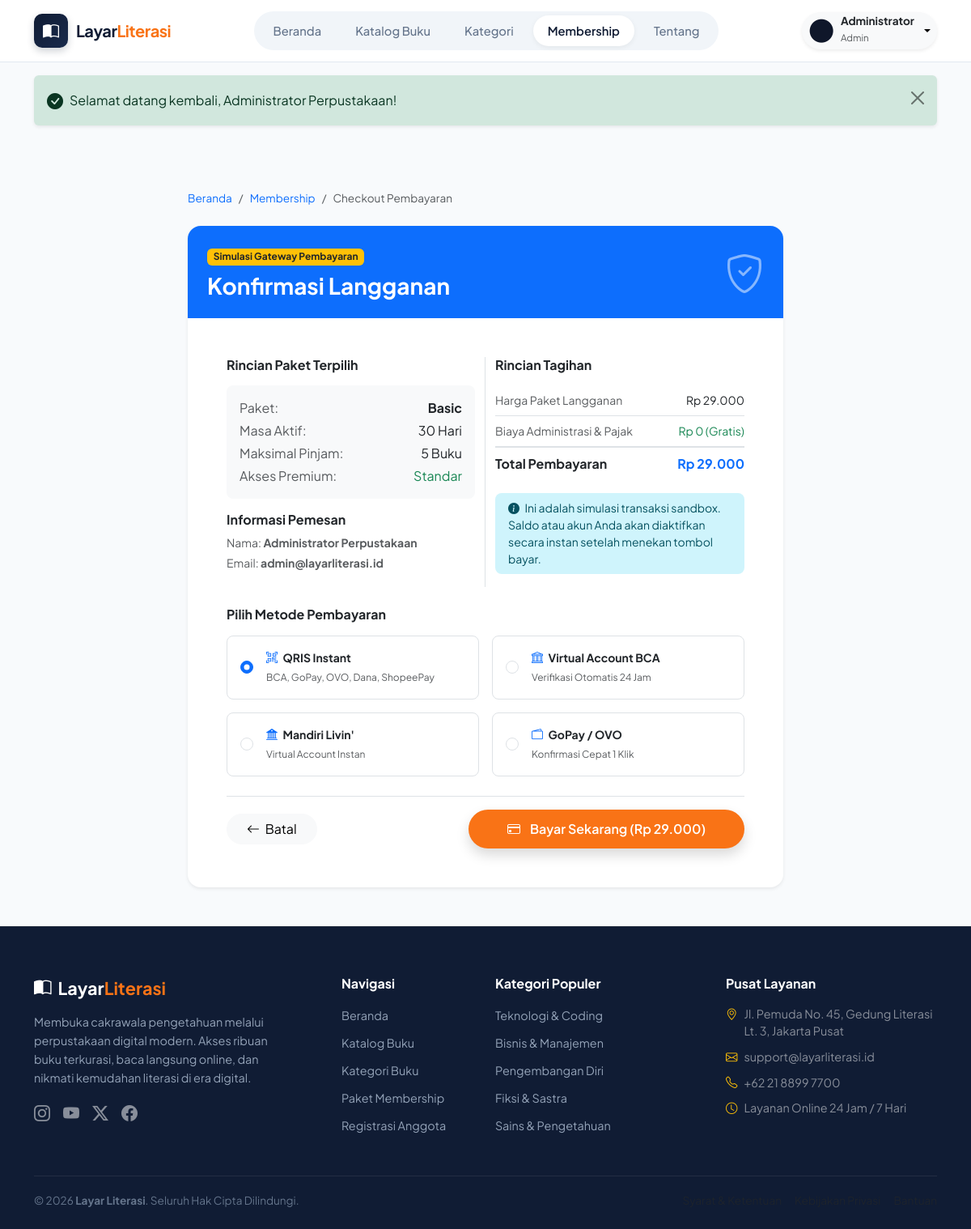
The page /payment.php?membership_id=2 (signed in) on the database its author committed.
### tables this page shows
CREATE TABLE `users` (
  `id` INT AUTO_INCREMENT PRIMARY KEY,
  `name` VARCHAR(100) NOT NULL,
  `email` VARCHAR(100) NOT NULL UNIQUE,
  `password` VARCHAR(255) NOT NULL,
  `role` ENUM('admin', 'member') NOT NULL DEFAULT 'member',
  `avatar` VARCHAR(255) DEFAULT 'default-avatar.png',
  `phone` VARCHAR(20) DEFAULT NULL,
  `membership_id` INT DEFAULT 1,
  `membership_expires_at` DATE DEFAULT NULL,
  `status` ENUM('active', 'suspended') NOT NULL DEFAULT 'active',
  `created_at` TIMESTAMP DEFAULT CURRENT_TIMESTAMP,
  `updated_at` TIMESTAMP DEFAULT CURRENT_TIMESTAMP ON UPDATE CURRENT_TIMESTAMP,
  FOREIGN KEY (`membership_id`) REFERENCES `memberships`(`id`) ON DELETE SET NULL
);

CREATE TABLE `memberships` (
  `id` INT AUTO_INCREMENT PRIMARY KEY,
  `name` VARCHAR(50) NOT NULL,
  `slug` VARCHAR(50) NOT NULL UNIQUE,
  `price` DECIMAL(10,2) NOT NULL DEFAULT 0.00,
  `duration_days` INT NOT NULL DEFAULT 30,
  `max_borrow_days` INT NOT NULL DEFAULT 3,
  `max_borrow_count` INT NOT NULL DEFAULT 2,
  `can_read_premium` TINYINT(1) NOT NULL DEFAULT 0,
  `badge_color` VARCHAR(20) NOT NULL DEFAULT 'secondary',
  `description` TEXT,
  `features` TEXT,
  `created_at` TIMESTAMP DEFAULT CURRENT_TIMESTAMP
);

### includes/auth_middleware.php (called while the page is built, shortened)
<?php
function currentUser(): ?array {
    static $user = null;
    if ($user !== null) {
        return $user;
    }
    $db = getDB();
    $stmt = $db->prepare("
        SELECT u.*, m.name AS membership_name, m.slug AS membership_slug,
               m.max_borrow_count, m.max_borrow_days, m.can_read_premium, m.badge_color
        FROM users u
        LEFT JOIN memberships m ON u.membership_id = m.id
        WHERE u.id = ? AND u.status = 'active'
        LIMIT 1
    ");
    $stmt->execute([$_SESSION['user_id']]);
    $res = $stmt->fetch();
    $user = $res;
    return $user;
}

### includes/helpers.php (called while the page is built, shortened)
<?php
function e(?string $str): string {
    return htmlspecialchars($str ?? '', ENT_QUOTES, 'UTF-8');
}
function formatRupiah($amount): string {
    return 'Rp ' . number_format((float)$amount, 0, ',', '.');
}
function getUserAvatarUrl(?string $avatarName): string {
    if (file_exists(UPLOADS_PATH . '/avatars/' . $avatarName)) {
        return UPLOADS_URL . '/avatars/' . $avatarName;
    }
    return ASSETS_URL . '/images/default-avatar.png';
}

### payment.php (the view, shortened to what this page needs)
<?php
$db = getDB();
$currentUser = currentUser();
$membershipId = isset($_GET['membership_id']) ? (int)$_GET['membership_id'] : 0;
$stmt = $db->prepare("SELECT * FROM memberships WHERE id = ?");
$stmt->execute([$membershipId]);
$membership = $stmt->fetch();
require_once __DIR__ . '/includes/header.php';
?>
<div class="container py-5">
    <div class="row justify-content-center">
        <div class="col-lg-8">
            <nav aria-label="breadcrumb">
                <ol class="breadcrumb mb-4" style="font-size: 0.85rem;">
                    <li class="breadcrumb-item"><a href="<?= BASE_URL ?>/index.php" class="text-decoration-none">Beranda</a></li>
                    <li class="breadcrumb-item"><a href="<?= BASE_URL ?>/membership.php" class="text-decoration-none">Membership</a></li>
                    <li class="breadcrumb-item active" aria-current="page">Checkout Pembayaran</li>
                </ol>
            </nav>
            <div class="card border-0 shadow-sm rounded-4 overflow-hidden">
                <div class="bg-primary text-white p-4">
                    <div class="d-flex justify-content-between align-items-center">
                        <div>
                            <span class="badge bg-warning text-dark mb-2">Simulasi Gateway Pembayaran</span>
                            <h3 class="fw-bold mb-0">Konfirmasi Langganan</h3>
                        </div>
                        <i class="bi bi-shield-check display-5 text-white-50"></i>
                    </div>
                </div>
                <div class="p-4 p-md-5">
                    <div class="row g-4 mb-4">
                        <div class="col-md-6 border-end">
                            <h6 class="fw-bold text-dark mb-3">Rincian Paket Terpilih</h6>
                            <div class="p-3 bg-light rounded-3 mb-3">
                                <div class="d-flex justify-content-between mb-1">
                                    <span class="text-muted">Paket:</span>
                                    <strong class="text-dark"><?= e($membership['name']) ?></strong>
                                </div>
                                <div class="d-flex justify-content-between mb-1">
                                    <span class="text-muted">Masa Aktif:</span>
                                    <span><?= $membership['duration_days'] ?> Hari</span>
                                </div>
                                <div class="d-flex justify-content-between mb-1">
                                    <span class="text-muted">Maksimal Pinjam:</span>
                                    <span><?= $membership['max_borrow_count'] ?> Buku</span>
                                </div>
                                <div class="d-flex justify-content-between">
                                    <span class="text-muted">Akses Premium:</span>
                                    <span class="text-success"><?= $membership['can_read_premium'] ? 'Ya, Tanpa Batas' : 'Standar' ?></span>
                                </div>
                            </div>
                            <h6 class="fw-bold text-dark mb-2">Informasi Pemesan</h6>
                            <p class="small text-muted mb-1">Nama: <strong><?= e($currentUser['name']) ?></strong></p>
                            <p class="small text-muted mb-0">Email: <strong><?= e($currentUser['email']) ?></strong></p>
                        </div>
                        <div class="col-md-6">
                            <h6 class="fw-bold text-dark mb-3">Rincian Tagihan</h6>
                            <ul class="list-group list-group-flush small mb-3">
                                <li class="list-group-item d-flex justify-content-between px-0">
                                    <span class="text-muted">Harga Paket Langganan</span>
                                    <span><?= formatRupiah($membership['price']) ?></span>
                                </li>
                                <li class="list-group-item d-flex justify-content-between px-0">
                                    <span class="text-muted">Biaya Administrasi & Pajak</span>
                                    <span class="text-success">Rp 0 (Gratis)</span>
                                </li>
                                <li class="list-group-item d-flex justify-content-between px-0 fs-6 fw-bold border-top pt-2">
                                    <span>Total Pembayaran</span>
                                    <span class="text-primary"><?= formatRupiah($membership['price']) ?></span>
                                </li>
                            </ul>
                            <div class="alert alert-info py-2 px-3 small border-0 rounded-3">
                                <i class="bi bi-info-circle-fill me-1"></i> Ini adalah simulasi transaksi sandbox. Saldo atau akun Anda akan diaktifkan secara instan setelah menekan tombol bayar.
                            </div>
                        </div>
                    </div>
                    <form action="<?= BASE_URL ?>/payment.php" method="POST">
                        <h6 class="fw-bold text-dark mb-3">Pilih Metode Pembayaran</h6>
                        <div class="row g-3 mb-4">
                            <div class="col-sm-6">
                                <label class="border rounded-3 p-3 d-flex align-items-center gap-3 w-100 cursor-pointer h-100">
                                    <input type="radio" name="payment_method" value="QRIS Instant" checked class="form-check-input mt-0">
                                    <div>
                                        <strong class="d-block text-dark small"><i class="bi bi-qr-code-scan me-1 text-primary"></i> QRIS Instant</strong>
                                        <small class="text-muted" style="font-size: 0.75rem;">BCA, GoPay, OVO, Dana, ShopeePay</small>
                                    </div>
                                </label>
                            </div>
                            <div class="col-sm-6">
                                <label class="border rounded-3 p-3 d-flex align-items-center gap-3 w-100 cursor-pointer h-100">
                                    <input type="radio" name="payment_method" value="Transfer Bank BCA" class="form-check-input mt-0">
                                    <div>
                                        <strong class="d-block text-dark small"><i class="bi bi-bank me-1 text-primary"></i> Virtual Account BCA</strong>
                                        <small class="text-muted" style="font-size: 0.75rem;">Verifikasi Otomatis 24 Jam</small>
                                    </div>
                                </label>
                            </div>
                            <div class="col-sm-6">
                                <label class="border rounded-3 p-3 d-flex align-items-center gap-3 w-100 cursor-pointer h-100">
                                    <input type="radio" name="payment_method" value="Transfer Bank Mandiri" class="form-check-input mt-0">
                                    <div>
                                        <strong class="d-block text-dark small"><i class="bi bi-bank2 me-1 text-primary"></i> Mandiri Livin'</strong>
                                        <small class="text-muted" style="font-size: 0.75rem;">Virtual Account Instan</small>
                                    </div>
                                </label>
                            </div>
                            <div class="col-sm-6">
                                <label class="border rounded-3 p-3 d-flex align-items-center gap-3 w-100 cursor-pointer h-100">
                                    <input type="radio" name="payment_method" value="E-Wallet GoPay" class="form-check-input mt-0">
                                    <div>
                                        <strong class="d-block text-dark small"><i class="bi bi-wallet2 me-1 text-primary"></i> GoPay / OVO</strong>
                                        <small class="text-muted" style="font-size: 0.75rem;">Konfirmasi Cepat 1 Klik</small>
                                    </div>
                                </label>
                            </div>
                        </div>
                        <div class="d-flex justify-content-between align-items-center pt-3 border-top">
                            <a href="<?= BASE_URL ?>/membership.php" class="btn btn-light rounded-pill px-4">
                                <i class="bi bi-arrow-left me-1"></i> Batal
                            </a>
                            <button type="submit" class="btn btn-orange px-5 py-2.5 rounded-pill fw-semibold shadow">
                                <i class="bi bi-credit-card me-1"></i> Bayar Sekarang (<?= formatRupiah($membership['price']) ?>)
                            </button>
                        </div>
                    </form>
                </div>
            </div>
        </div>
    </div>
</div>
<?php require_once __DIR__ . '/includes/footer.php'; ?>

### includes/navbar.php (shortened to what this page needs)
<?php
$currentPage = basename($_SERVER['PHP_SELF']);
$currentDir = basename(dirname($_SERVER['PHP_SELF']));
?>
<nav class="navbar navbar-expand-lg navbar-custom sticky-top">
    <div class="container">
        <a class="navbar-brand-logo" href="<?= BASE_URL ?>/index.php">
            <div class="brand-icon-box">
                <i class="bi bi-book-half"></i>
            </div>
            <div class="brand-title">
                Layar<span>Literasi</span>
            </div>
        </a>
        <div class="collapse navbar-collapse" id="navbarMain">
            <div class="mx-auto my-2 my-lg-0">
                <div class="nav-pill-group">
                    <a href="<?= BASE_URL ?>/index.php" class="nav-pill-link <?= ($currentPage === 'index.php' && $currentDir !== 'admin' && $currentDir !== 'member') ? 'active' : '' ?>">
                        Beranda
                    </a>
                    <a href="<?= BASE_URL ?>/catalog.php" class="nav-pill-link <?= ($currentPage === 'catalog.php' || $currentPage === 'book-detail.php') ? 'active' : '' ?>">
                        Katalog Buku
                    </a>
                    <a href="<?= BASE_URL ?>/catalog.php#kategori" class="nav-pill-link">
                        Kategori
                    </a>
                    <a href="<?= BASE_URL ?>/membership.php" class="nav-pill-link <?= ($currentPage === 'membership.php' || $currentPage === 'payment.php') ? 'active' : '' ?>">
                        Membership
                    </a>
                    <a href="<?= BASE_URL ?>/index.php#tentang" class="nav-pill-link">
                        Tentang
                    </a>
                </div>
            </div>
            <div class="d-flex align-items-center gap-2 mt-3 mt-lg-0">
                <?php if ($currentUser): ?>
                    <div class="dropdown">
                        <button class="btn btn-light border-0 dropdown-toggle d-flex align-items-center gap-2 py-1 px-2 rounded-pill shadow-sm" type="button" id="userMenuBtn" data-bs-toggle="dropdown" aria-expanded="false">
                            <img src="<?= getUserAvatarUrl($currentUser['avatar']) ?>" alt="<?= e($currentUser['name']) ?>" class="rounded-circle" style="width: 32px; height: 32px; object-fit: cover;">
                            <div class="text-start d-none d-sm-block">
                                <span class="d-block fw-bold text-dark lh-1" style="font-size: 0.85rem;"><?= e(explode(' ', $currentUser['name'])[0]) ?></span>
                                <small class="text-muted" style="font-size: 0.72rem;"><?= ucfirst($currentUser['role']) ?></small>
                            </div>
                        </button>
                    </div>
                <?php endif; ?>
            </div>
        </div>
    </div>
</nav>

### assets/css/style.css (style rules this page uses)
:root { --primary-navy: #101c34; --secondary-navy: #192a4c; --hero-dark: #0d1629; --accent-orange: #f97316; --accent-orange-hover: #ea580c; --accent-orange-light: #fff7ed; --brand-blue: #2563eb; --brand-blue-hover: #1d4ed8; --bg-light: #f8fafc; --card-bg: #ffffff; --border-color: #e2e8f0; --text-primary: #1e293b; --text-muted: #64748b; --text-white: #ffffff; --radius-sm: 8px; --radius-md: 12px; --radius-lg: 16px; --radius-full: 9999px; --shadow-sm: 0 1px 3px rgba(0, 0, 0, 0.05); --shadow-md: 0 4px 15px -2px rgba(15, 23, 42, 0.08); --shadow-lg: 0 12px 30px -4px rgba(15, 23, 42, 0.12); --shadow-hover: 0 20px 35px -5px rgba(15, 23, 42, 0.15); }
body { font-family: 'Plus Jakarta Sans', 'Inter', -apple-system, BlinkMacSystemFont, "Segoe UI", Roboto, sans-serif; background-color: var(--bg-light); color: var(--text-primary); min-height: 100vh; display: flex; flex-direction: column; }
.navbar-custom { background-color: #ffffff; border-bottom: 1px solid var(--border-color); padding: 14px 0; transition: all 0.3s ease; }
.navbar-brand-logo { display: flex; align-items: center; gap: 10px; text-decoration: none; }
.brand-icon-box { width: 42px; height: 42px; background: linear-gradient(135deg, var(--primary-navy), var(--secondary-navy)); border-radius: 10px; display: flex; align-items: center; justify-content: center; color: #ffffff; font-size: 1.25rem; box-shadow: 0 4px 10px rgba(16, 28, 52, 0.2); }
.brand-title { font-weight: 700; font-size: 1.25rem; color: var(--primary-navy); letter-spacing: -0.5px; }
.brand-title span { color: var(--accent-orange); }
.nav-pill-group { display: flex; align-items: center; gap: 6px; background-color: #f1f5f9; padding: 5px; border-radius: var(--radius-full); }
.nav-pill-link { color: var(--text-muted); font-weight: 500; font-size: 0.92rem; padding: 8px 18px; border-radius: var(--radius-full); text-decoration: none; transition: all 0.2s ease; }
.nav-pill-link.active { background-color: #ffffff; color: var(--primary-navy); font-weight: 600; box-shadow: 0 2px 6px rgba(0, 0, 0, 0.06); }
.btn-orange { background-color: var(--accent-orange); color: #ffffff; font-weight: 600; border: none; padding: 12px 28px; border-radius: var(--radius-md); text-decoration: none; display: inline-flex; align-items: center; gap: 8px; transition: all 0.2s ease; box-shadow: 0 6px 20px rgba(249, 115, 22, 0.35); }

### rows shown on the page
users: avatar (picture), name "Administrator", role "Admin", name "Administrator Perpustakaan", email "admin@layarliterasi.id"
memberships: name "Basic", duration_days "30", max_borrow_count "5", price "Rp 29.000"

### other values the page prints
$flash['message'] "Selamat datang kembali, Administrator Perpustakaan!"
